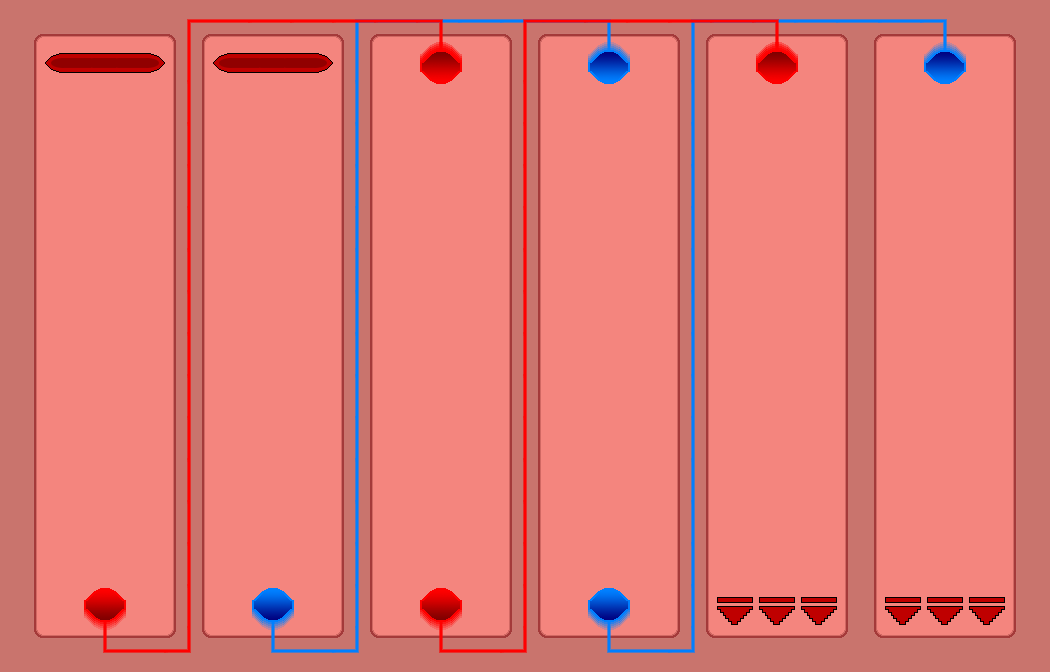

Tiled map render using the project's own tile images. Description and the whole map definition, tile-layer contents included, below:
An orthogonal 25x16 tile map with 42x42 px tiles, 3 tile layers (background, veins, arteries), 3 tilesets and 45 objects (12x artery, 12x vein, 9x wall, 4x artery_entrance, 4x vein_entrance, ...).

<map version="1.2" tiledversion="1.3.5" orientation="orthogonal" renderorder="right-down" width="25" height="16" tilewidth="42" tileheight="42" infinite="0" nextlayerid="11" nextobjectid="144">
 <tileset firstgid="1" source="body_tiles.tsx" />
 <tileset firstgid="49" source="artery_and_vein.tsx" />
 <tileset firstgid="89" source="start_and_goal.tsx" />
 <layer id="1" name="background" width="25" height="16">
  <data encoding="csv">
38,42,42,42,3,42,42,42,3,42,42,42,3,42,42,42,3,42,42,42,3,42,42,42,2,
30,1,1,1,29,1,1,1,29,1,1,1,29,1,1,1,29,1,1,1,29,1,1,1,6,
30,1,1,1,29,1,1,1,29,1,1,1,29,1,1,1,29,1,1,1,29,1,1,1,6,
30,1,1,1,29,1,1,1,29,1,1,1,29,1,1,1,29,1,1,1,29,1,1,1,6,
30,1,1,1,29,1,1,1,29,1,1,1,29,1,1,1,29,1,1,1,29,1,1,1,6,
30,1,1,1,29,1,1,1,29,1,1,1,29,1,1,1,29,1,1,1,29,1,1,1,6,
30,1,1,1,29,1,1,1,29,1,1,1,29,1,1,1,29,1,1,1,29,1,1,1,6,
30,1,1,1,29,1,1,1,29,1,1,1,29,1,1,1,29,1,1,1,29,1,1,1,6,
30,1,1,1,29,1,1,1,29,1,1,1,29,1,1,1,29,1,1,1,29,1,1,1,6,
30,1,1,1,29,1,1,1,29,1,1,1,29,1,1,1,29,1,1,1,29,1,1,1,6,
30,1,1,1,29,1,1,1,29,1,1,1,29,1,1,1,29,1,1,1,29,1,1,1,6,
30,1,1,1,29,1,1,1,29,1,1,1,29,1,1,1,29,1,1,1,29,1,1,1,6,
30,1,1,1,29,1,1,1,29,1,1,1,29,1,1,1,29,1,1,1,29,1,1,1,6,
30,1,1,1,29,1,1,1,29,1,1,1,29,1,1,1,29,1,1,1,29,1,1,1,6,
30,1,1,1,29,1,1,1,29,1,1,1,29,1,1,1,29,1,1,1,29,1,1,1,6,
26,18,18,18,27,18,18,18,27,18,18,18,27,18,18,18,27,18,18,18,27,18,18,18,14
</data>
 </layer>
 <layer id="8" name="veins" width="25" height="16">
  <data encoding="csv">
0,0,0,0,0,0,0,0,83,72,72,72,72,72,53,0,83,72,72,72,72,72,53,0,0,
0,0,0,0,0,0,0,0,82,0,0,0,0,0,84,0,82,0,0,0,0,0,84,0,0,
0,0,0,0,0,0,0,0,82,0,0,0,0,0,0,0,82,0,0,0,0,0,0,0,0,
0,0,0,0,0,0,0,0,82,0,0,0,0,0,0,0,82,0,0,0,0,0,0,0,0,
0,0,0,0,0,0,0,0,82,0,0,0,0,0,0,0,82,0,0,0,0,0,0,0,0,
0,0,0,0,0,0,0,0,82,0,0,0,0,0,0,0,82,0,0,0,0,0,0,0,0,
0,0,0,0,0,0,0,0,82,0,0,0,0,0,0,0,82,0,0,0,0,0,0,0,0,
0,0,0,0,0,0,0,0,82,0,0,0,0,0,0,0,82,0,0,0,0,0,0,0,0,
0,0,0,0,0,0,0,0,82,0,0,0,0,0,0,0,82,0,0,0,0,0,0,0,0,
0,0,0,0,0,0,0,0,82,0,0,0,0,0,0,0,82,0,0,0,0,0,0,0,0,
0,0,0,0,0,0,0,0,82,0,0,0,0,0,0,0,82,0,0,0,0,0,0,0,0,
0,0,0,0,0,0,0,0,82,0,0,0,0,0,0,0,82,0,0,0,0,0,0,0,0,
0,0,0,0,0,0,0,0,82,0,0,0,0,0,0,0,82,0,0,0,0,0,0,0,0,
0,0,0,0,0,0,0,0,82,0,0,0,0,0,0,0,82,0,0,0,0,0,0,0,0,
0,0,0,0,0,0,64,0,82,0,0,0,0,0,64,0,82,0,0,0,0,0,0,0,0,
0,0,0,0,0,0,73,72,63,0,0,0,0,0,73,72,63,0,0,0,0,0,0,0,0
</data>
 </layer>
 <layer id="7" name="arteries" width="25" height="16">
  <data encoding="csv">
0,0,0,0,81,52,52,52,52,52,51,0,81,52,52,52,52,52,51,0,0,0,0,0,0,
0,89,90,91,62,89,90,91,0,0,80,0,62,0,0,0,0,0,80,0,0,0,0,0,0,
0,0,0,0,62,0,0,0,0,0,0,0,62,0,0,0,0,0,0,0,0,0,0,0,0,
0,0,0,0,62,0,0,0,0,0,0,0,62,0,0,0,0,0,0,0,0,0,0,0,0,
0,0,0,0,62,0,0,0,0,0,0,0,62,0,0,0,0,0,0,0,0,0,0,0,0,
0,0,0,0,62,0,0,0,0,0,0,0,62,0,0,0,0,0,0,0,0,0,0,0,0,
0,0,0,0,62,0,0,0,0,0,0,0,62,0,0,0,0,0,0,0,0,0,0,0,0,
0,0,0,0,62,0,0,0,0,0,0,0,62,0,0,0,0,0,0,0,0,0,0,0,0,
0,0,0,0,62,0,0,0,0,0,0,0,62,0,0,0,0,0,0,0,0,0,0,0,0,
0,0,0,0,62,0,0,0,0,0,0,0,62,0,0,0,0,0,0,0,0,0,0,0,0,
0,0,0,0,62,0,0,0,0,0,0,0,62,0,0,0,0,0,0,0,0,0,0,0,0,
0,0,0,0,62,0,0,0,0,0,0,0,62,0,0,0,0,0,0,0,0,0,0,0,0,
0,0,0,0,62,0,0,0,0,0,0,0,62,0,0,0,0,0,0,0,0,0,0,0,0,
0,0,0,0,62,0,0,0,0,0,0,0,62,0,0,0,0,0,0,0,0,0,0,0,0,
0,1,60,0,62,0,0,0,0,0,60,0,62,0,0,0,0,97,97,97,0,97,97,97,0,
0,0,71,52,61,0,0,0,0,0,71,52,61,0,0,0,0,0,0,0,0,0,0,0,0
</data>
 </layer>
 <objectgroup id="4" name="obstacles">
  <object id="96" name="wall" x="0" y="0" width="1050" height="42" />
  <object id="97" name="wall" x="0" y="630" width="1050" height="42" />
  <object id="98" name="wall" x="0" y="42" width="42" height="588" />
  <object id="99" name="wall" x="168" y="42" width="42" height="588" />
  <object id="100" name="wall" x="336" y="42" width="42" height="588" />
  <object id="101" name="wall" x="504" y="42" width="42" height="588" />
  <object id="102" name="wall" x="672" y="42" width="42" height="588" />
  <object id="103" name="wall" x="840" y="42" width="42" height="588" />
  <object id="104" name="wall" x="1008" y="42" width="42" height="588" />
  <object id="105" name="start0" x="42" y="42" width="126" height="42" />
  <object id="106" name="start1" x="210" y="42" width="126" height="42" />
  <object id="108" name="artery_entrance" x="84" y="546" width="42" height="84" />
  <object id="110" name="artery" x="84" y="588" width="42" height="84" />
  <object id="111" name="artery" x="168" y="0" width="42" height="672" />
  <object id="112" name="artery" x="210" y="0" width="168" height="42" />
  <object id="113" name="artery" x="420" y="0" width="42" height="84" />
  <object id="114" name="artery_entrance" x="420" y="42" width="42" height="84" />
  <object id="115" name="artery_entrance" x="420" y="546" width="42" height="84" />
  <object id="116" name="artery" x="420" y="588" width="42" height="84" />
  <object id="117" name="artery" x="504" y="0" width="42" height="672" />
  <object id="118" name="artery" x="546" y="0" width="168" height="42" />
  <object id="119" name="artery" x="756" y="0" width="42" height="84" />
  <object id="120" name="artery_entrance" x="756" y="42" width="42" height="84" />
  <object id="121" name="vein_entrance" x="252" y="546" width="42" height="84" />
  <object id="122" name="vein" x="252" y="588" width="42" height="84" />
  <object id="123" name="vein" x="336" y="0" width="42" height="672" />
  <object id="124" name="vein" x="378" y="0" width="168" height="42" />
  <object id="125" name="vein" x="588" y="0" width="42" height="84" />
  <object id="126" name="vein_entrance" x="588" y="42" width="42" height="84" />
  <object id="127" name="vein_entrance" x="588" y="546" width="42" height="84" />
  <object id="128" name="vein" x="588" y="588" width="42" height="84" />
  <object id="129" name="vein" x="672" y="0" width="42" height="672" />
  <object id="130" name="vein" x="714" y="0" width="168" height="42" />
  <object id="131" name="vein" x="924" y="0" width="42" height="84" />
  <object id="132" name="vein_entrance" x="924" y="42" width="42" height="84" />
  <object id="133" name="goal" x="714" y="588" width="126" height="42" />
  <object id="134" name="goal" x="882" y="588" width="126" height="42" />
  <object id="135" name="artery" x="378" y="0" width="42" height="42" />
  <object id="137" name="vein" x="546" y="0" width="42" height="42" />
  <object id="138" name="artery" x="714" y="0" width="42" height="42" />
  <object id="139" name="vein" x="882" y="0" width="42" height="42" />
  <object id="140" name="vein" x="630" y="630" width="42" height="42" />
  <object id="141" name="artery" x="462" y="630" width="42" height="42" />
  <object id="142" name="vein" x="294" y="630" width="42" height="42" />
  <object id="143" name="artery" x="126" y="630" width="42" height="42" />
 </objectgroup>
</map>
